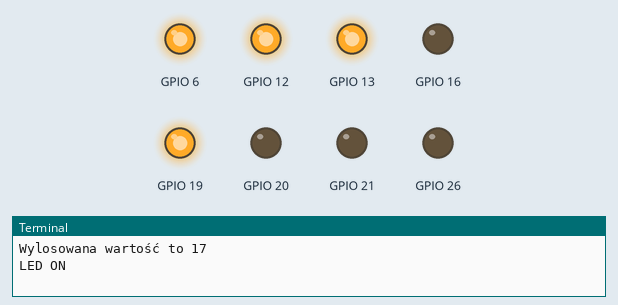
Simulated run of this program. Board: Raspberry Pi (BCM pin numbers). On the bench: output pins drawn as LEDs (lit = HIGH), the last lines printed to the terminal. Random numbers come from a fixed seed.

Above: at 0.5 s.
At 3.5 s:
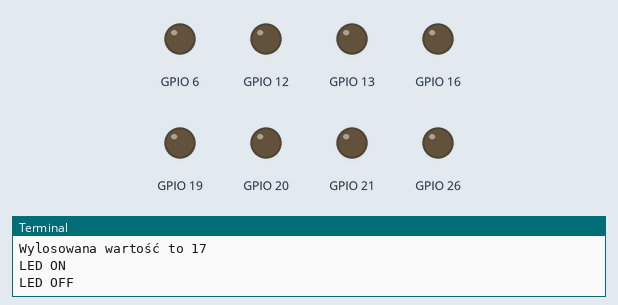
Timing chart, 0 to 4.6 s (numbered marks = the images above):
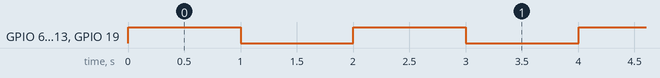

Measured:
- by itself, GPIO 6, GPIO 12, GPIO 13, GPIO 19: alternates HIGH for 1.0 s and LOW for 1.0 s

The program:

test.py
```python
import time
from RaspSETUP import setup
from led_manager import turnON, turnOFF, randomLED


if __name__ == "__main__":
    # RASPBERRY SETUP
    first = [21, 20, 16, 12]
    second = [26, 19, 13, 6]
    setup(first + second)

    # RANDOM VALUE FROM 0 TO 99, AND CONVERT IT TO BINARY REPRESENTATION
    value = randomLED()

    while(True):
        print("Wylosowana wartość to " + value[0])

        print("LED ON")
        turnON(first, value[1])
        turnON(second, value[2])
        time.sleep(1)

        print("LED OFF")
        turnOFF(first)
        turnOFF(second)
        time.sleep(1)
```

RaspSETUP.py
```python
import RPi.GPIO as GPIO


def setup(pins: list):
    try:
        GPIO.setmode(GPIO.BCM)
        GPIO.setwarnings(False)

        for index in pins:
            GPIO.setup(index, GPIO.OUT)
    except Exception as ex:
        print(ex)
```

led_manager.py
```python
import random
import RPi.GPIO as GPIO
from numpy import binary_repr


def turnON(led: list, result):
    try:
        for i in range(0, len(led)):
            if result[i] == "1":
                GPIO.output(led[i], GPIO.HIGH)
        return True
    except Exception as ex:
        print(ex)
        turnOFF(led)


def turnOFF(led: list):
    try:
        for item in led:
            GPIO.output(item, GPIO.LOW)
        return True
    except Exception as ex:
        print(ex)
        return False


def randomLED():
    """
    Randoms from range 0 to 99.
    Saves value in BCD representation.
    :return: table -> [ value: str, binary_dozens: str, binary_units: str ]
    """
    try:
        temp = str(random.randint(0, 99))
        if len(temp) == 2:
            temp = [temp, int(temp[0]), int(temp[1])]
            return [temp[0], binary_repr(temp[1], width=4), binary_repr(temp[2], width=4)]
        else:
            temp = [temp, 0, int(temp[1])]
            return [temp[0], binary_repr(temp[1], width=4), binary_repr(temp[2], width=4)]
    except Exception as ex:
        print(ex)
        return None
```
